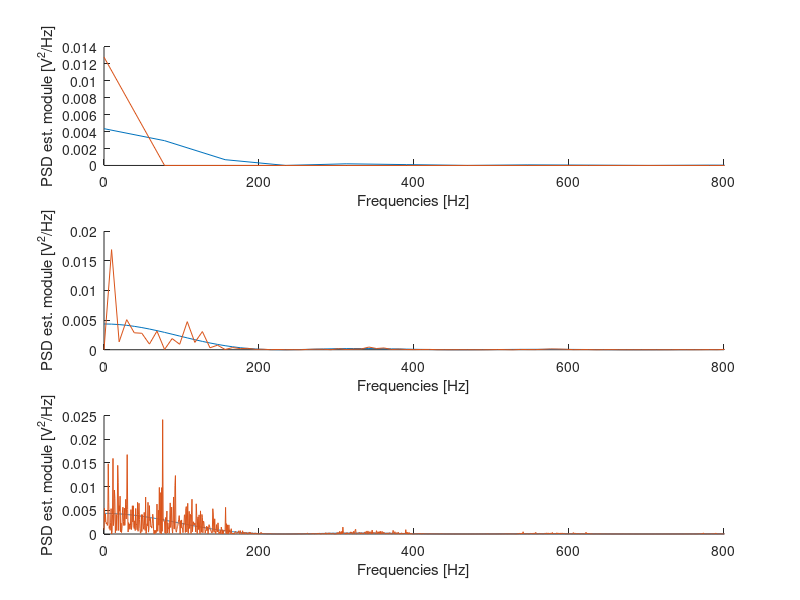
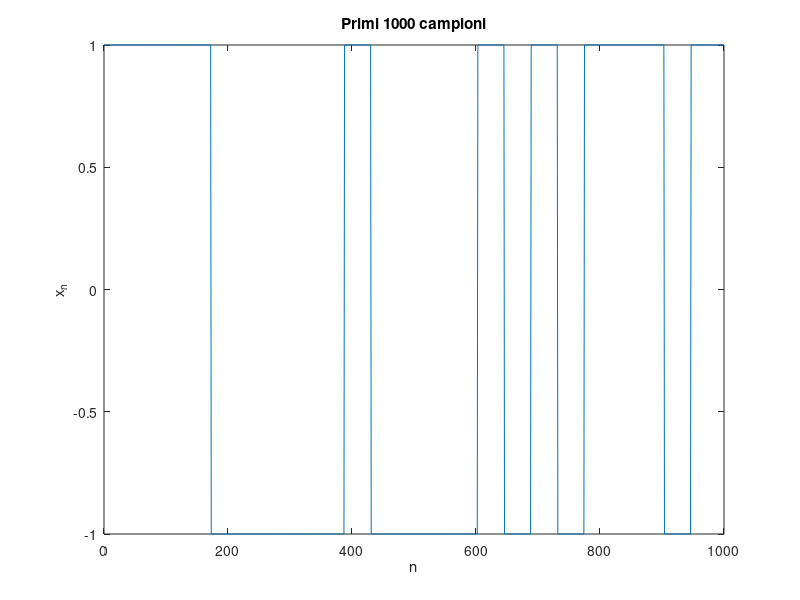

Source code (MATLAB) for these figures, in order: (Note: this script raises an error after producing the figures.)
%Generazione segnale P.A.M.
clear
close all
clc
 
fs=10000;     % frequenza di camp
Rs=230;      % symbol rate 
nbit=10000;   % lunghezza in bit del segnale
 
sc=round(fs/Rs);                % fattore di sovracamp. = campioni per simbolo
symbs=sign(rand(1,nbit)-0.5);   % generazione simboli (+1,-1) random
y=upsample(symbs,sc);           % segnale prima del formatore impulsi
x=filter(ones(1,sc),1,y);       % segnale P.A.M. a valle del formatore
plot(x(1:1000)),xlabel('n'),ylabel('x_n'),title('Primi 1000 campioni');

% Punto 2.a
N = [128, 1024, 2^14];
xoss1 = x(1:N(1));
xoss2 = x(1:N(2));
xoss3 = x(1:N(3));


freq1 = 0:fs/N(1):(N(1)-1)*fs/N(1);
sTeorica1 = (1/Rs)*(sinc(freq1/Rs).^2);
S1 = (1/(N(1)*fs))*(abs(fft(xoss1)).^2);
figure
subplot(3,1,1);
hold on
plot(freq1, sTeorica1);
plot(freq1, S1);
hold off
xlim([0 800]);
xlabel("Frequencies [Hz]");
ylabel("PSD est. module [V^{2}/Hz]");

freq2 = 0:fs/N(2):(N(2)-1)*fs/N(2);
sTeorica2 = (1/Rs)*(sinc(freq2/Rs).^2);
S2 = (1/(N(2)*fs))*(abs(fft(xoss2)).^2);
subplot(3,1,2);
hold on
plot(freq2, sTeorica2);
plot(freq2, S2);
hold off
xlim([0 800]);
xlabel("Frequencies [Hz]");
ylabel("PSD est. module [V^{2}/Hz]");

freq3 = 0:fs/N(3):(N(3)-1)*fs/N(3);
sTeorica3 = (1/Rs)*(sinc(freq3/Rs).^2);
S3 = (1/(N(3)*fs))*(abs(fft(xoss3)).^2);
subplot(3,1,3);
hold on
plot(freq3, sTeorica3);
plot(freq3, S3);
hold off
xlim([0 800]);
xlabel("Frequencies [Hz]");
ylabel("PSD est. module [V^{2}/Hz]");
print(gcf,'punto2a.jpg','-djpeg','-r300');

% Punto 2.b
NFFT = 2^10;
[Pxx,frequenze]=pwelch(x,hanning(NFFT),[],NFFT,fs,'centered');
figure;
plot(frequenze, Pxx);
xlabel("Frequencies [Hz]");
ylabel("PSD estimate module [V^{2}/Hz]");
title("Power spectral density with pwelch");
grid on;
hold on 
sTeorica4 = (1/Rs)*(sinc(frequenze/Rs).^2);
plot(frequenze, sTeorica4);
xlim([-800 800]);

print(gcf,'punto2b.jpg','-djpeg','-r300');
